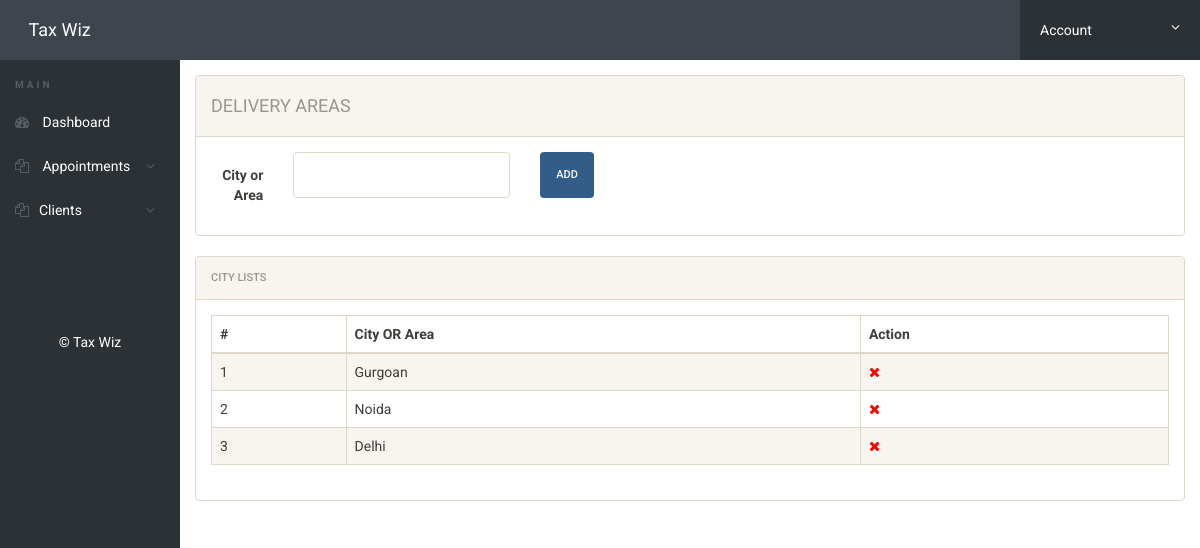
Screenshot of /deliveryarea.php (signed in) with the database file from the repository.
### tables this page shows
CREATE TABLE `deliveryareas` (
  `id` int(11) NOT NULL,
  `city` varchar(50) NOT NULL
);

### deliveryarea.php (the view, shortened to what this page needs)
<?php
include('includes/config.php');
if(strlen($_SESSION['ScUriTe'])==0)
{
header('location:index.php');
}
else{
?>
<!doctype html>
<html lang="en" class="no-js">
  <head>
    <link rel="stylesheet" href="css/font-awesome.min.css">
    <link rel="stylesheet" href="css/bootstrap.min.css">
    <link rel="stylesheet" href="css/dataTables.bootstrap.min.css">
    <link rel="stylesheet" href="css/bootstrap-social.css">
    <link rel="stylesheet" href="css/bootstrap-select.css">
    <link rel="stylesheet" href="css/fileinput.min.css">
    <link rel="stylesheet" href="css/awesome-bootstrap-checkbox.css">
    <link rel="stylesheet" href="css/style.css">
  </head>
  <body>
    <?php include('includes/header.php');?>
    <div class="ts-main-content">
      <?php include('includes/leftbar.php');?>
      <div class="content-wrapper">
        <div class="container-fluid">
          <div class="row">
            <div class="col-md-12">
              <div class="row">
                <div class="col-md-12">
                  <div class="panel panel-default">
                    <div class="panel-heading">
                      <h4>Delivery Areas
                      </h4>
                    </div>
                    <div class="panel-body">
                      <form method="post" class="form-horizontal">
                        <div class="form-group">
                          <label class="col-sm-1 control-label">City or Area
                          </label>
                          <div class="col-sm-3">
                            <input type="text" class="form-control" name="city" required>
                          </div>
                          <div class="col-sm-2">
                            <button class="btn btn-primary" name="submit" type="submit">ADD
                            </button>
                          </div>
                        </div>
                      </form>
                    </div>
                  </div>
                </div>
              </div>
            </div>
          </div>
          <div class="panel panel-default">
            <div class="panel-heading">City Lists
            </div>
            <div class="panel-body">
              <table class="display table table-striped table-bordered table-hover" cellspacing="0" width="100%">
                <thead>
                  <tr>
                    <th>#
                    </th>
                    <th>City OR Area
                    </th>
                    <th>Action
                    </th>
                  </tr>
                </thead>
                <tbody>
                  <?php $sql = "SELECT * from deliveryareas ORDER BY id DESC";
                      $query = $dbh -> prepare($sql);
                      $query->execute();
                      $results=$query->fetchAll(PDO::FETCH_OBJ);
                      $cnt=1;
                      if($query->rowCount() > 0)
                      {
                      foreach($results as $result)
                      {				?>
                  <tr>
                    <td>
                      <?php echo htmlentities($cnt);?>
                    </td>
                    <td>
                      <?php echo htmlentities($result->city);?>
                    </td>
                    <td>
                      <a href="deliveryarea.php?del=<?php echo $result->id;?>" onclick="return confirm('Do you want to delete');">
                        <i class="fa fa-close" style="color:red">
                        </i>
                      </a>
                    </td>
                  </tr>
                  <?php $cnt=$cnt+1; }} ?>
                </tbody>
              </table>
            </div>
          </div>
        </div>
      </div>
    </div>
  </body>
</html>
<?php } ?>

### css/style.css (style rules this page uses)
html { font-size: 14px; }
@media only screen and (min-width: 480px) { html { font-size: 17px; } }
@media only screen and (min-width: 768px) { html { font-size: 14px; } }
body { font-size: 1em; }
a { color: #37a6c4; }
.btn { font-family: 'Roboto', sans-serif; }
.panel { overflow: hidden; }
.btn { text-transform: none; }
.ts-main-content .content-wrapper { padding-top: 15px; margin-top: 60px; }
@media only screen and (min-width: 992px) { .ts-main-content .content-wrapper { margin-left: 180px; } }

### rows the page displays
deliveryareas: city "Gurgoan"
deliveryareas: city "Noida"
deliveryareas: city "Delhi"
